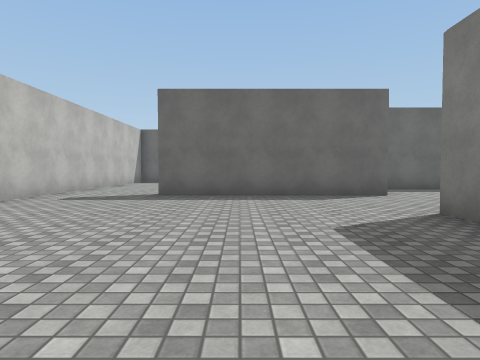
view 1 (above)

14 first-person views from a walk through a scene from a Unity 3-D project. The camera is 1.2 m above the floor, tilts 2° down and sees 75° across. The floor is counted in squares, 2 m on a side. Each view is taken from the middle of a square. On the plan, view 1 faces up. The plan holds only what a view shows up to about 9 squares ahead; the rest is blank. The place goes on beyond the plan. The player character is not drawn. Surface patterns are stand-ins for the level's own textures.

view 2
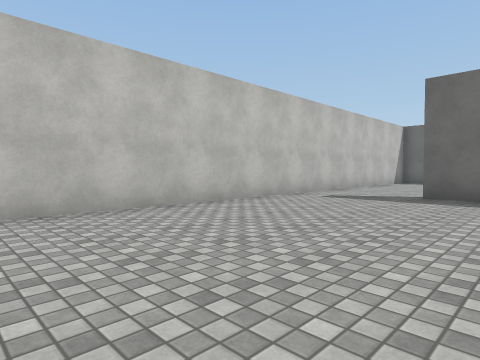

view 3
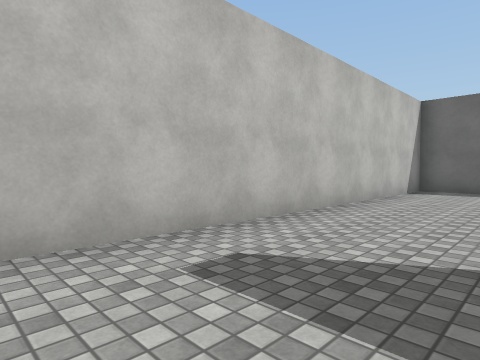

view 4
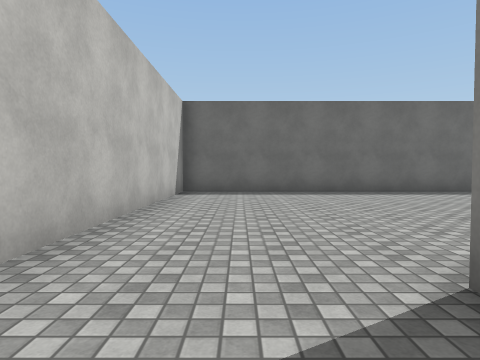

view 5
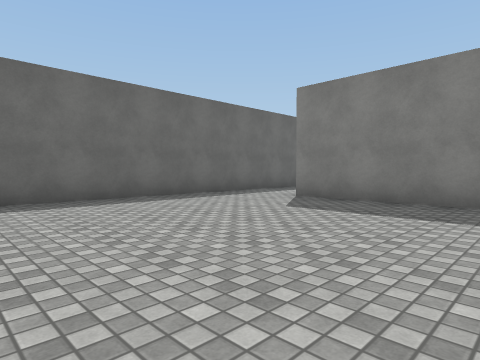

view 6
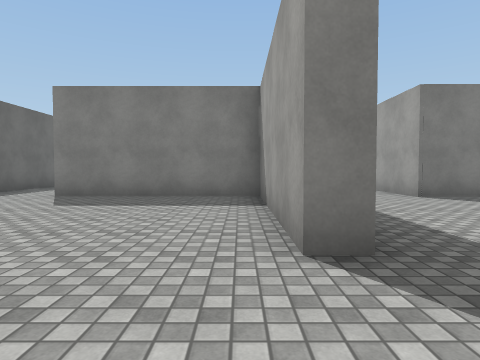

view 7
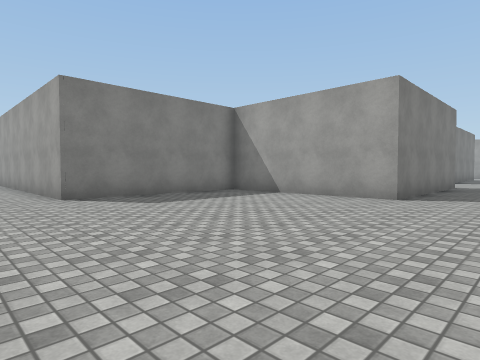

view 8
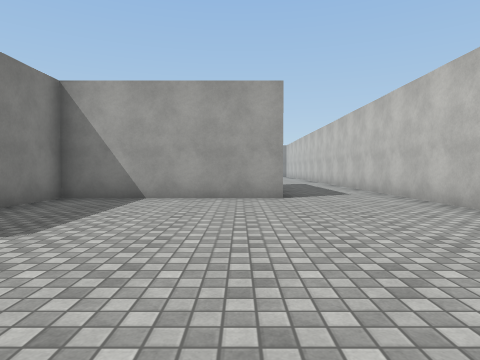

view 9
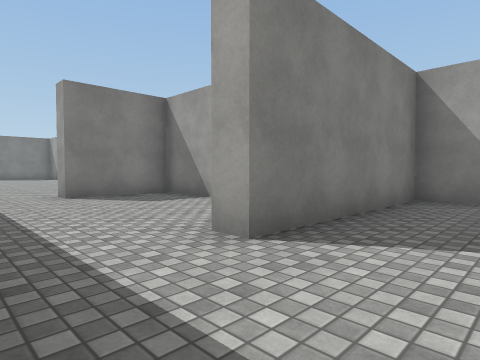

view 10
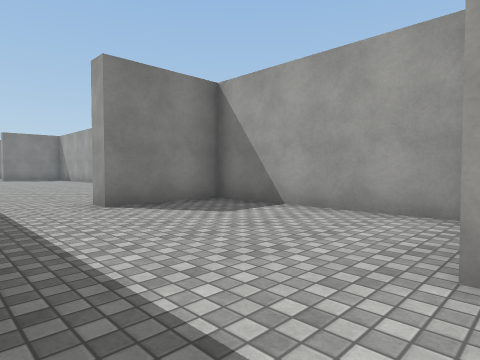

view 11
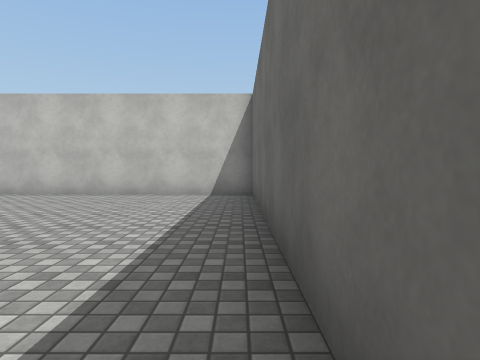

view 12
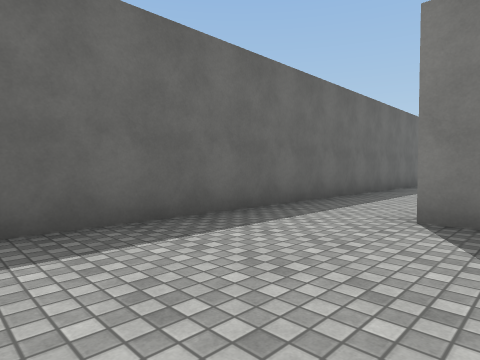

view 13
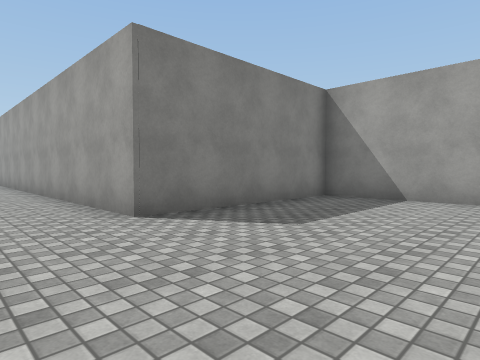

view 14
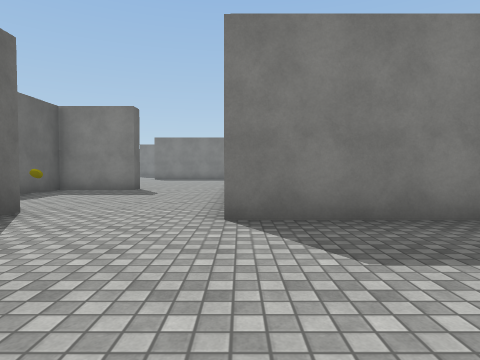

### Floor plan
Ten units are one square. View 1 is at (0, 0); x grows to the right and y downward. Boxes are objects, and circles mark ways between rooms. Rooms are numbered by the first view taken in them; rooms with no view inside come last. Other rooms are left out.
<svg viewBox="-50 -148 135 157">
<path fill="none" stroke="#000" d="M34 -71 -18 -71 -18 -76 28 -76 28 -121 34 -121M35 -143 -45 -143 -45 -5M-18 4 27 4 27 -42M36 -97 80 -97 80 -121M75 -143 35 -143"/>
<circle cx="30" cy="-135" r="3" fill="#2a7"/>
<text x="-10" y="-80">1</text>
<text x="50" y="-120">2</text>
</svg>
Room 1 opens to room 2.

Where each view was taken, in squares from view 1:
view 1: 0 up, 0 right, facing up
view 2: 0 up, 0 right, facing up-left
view 3: 5 up, 2 left, facing up-left
view 4: 6 up, 3 left, facing up
view 5: 8 up, 3 left, facing up-right
view 6: 8 up, 4 left, facing right
view 7: 6 up, 4 left, facing down-right
view 8: 6 up, 1 left, facing down
view 9: 14 up, 1 right, facing down-right
view 10: 14 up, 3 right, facing down-right
view 11: 14 up, 3 right, facing left
view 12: 11 up, 1 left, facing up-right
view 13: 6 up, 1 left, facing down-right
view 14: 4 up, 1 left, facing right
